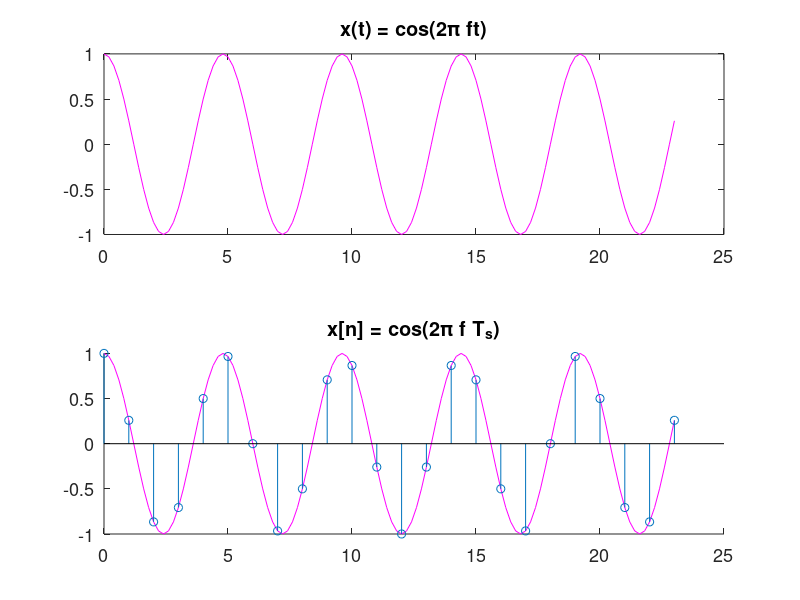
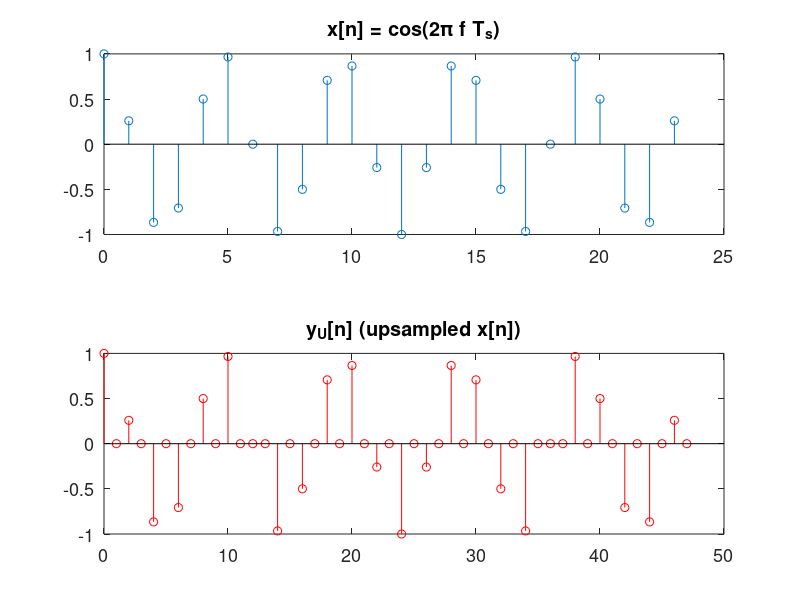
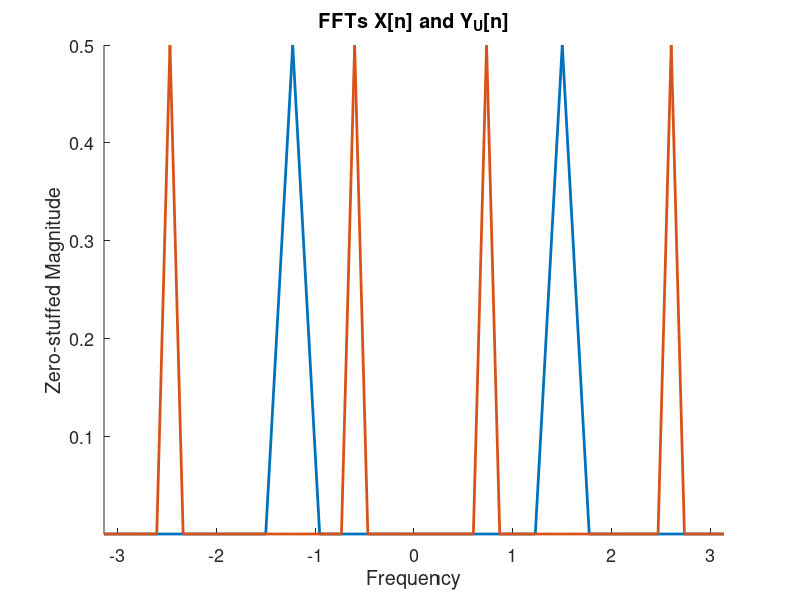
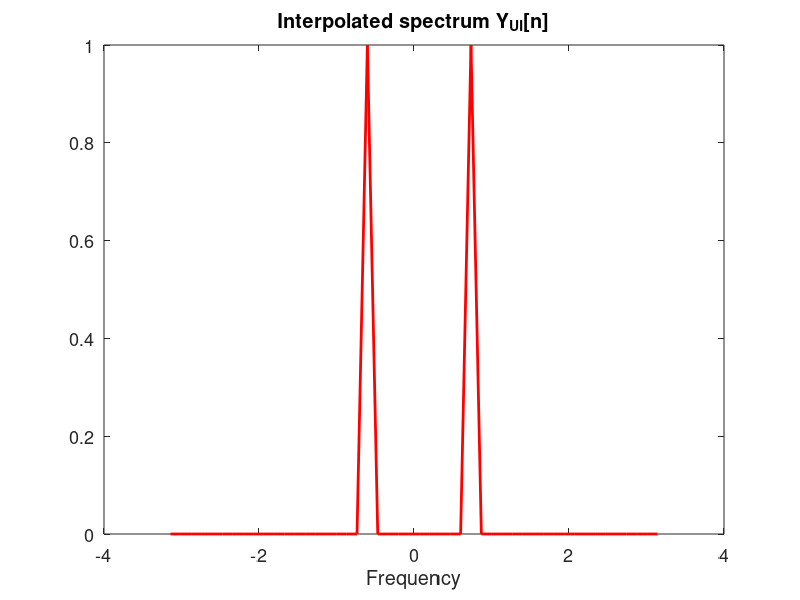

The MATLAB source for these figures, in order:
% file: e9_9_cosine_upsampled_interpolated_downsampled.m
% time and frequency spectra plots for cosine, upsampled-by-U, interpolated, and then downsampled by D     
% 500 Hz cos(1000 pi t) sampled at 2400 sample/sec --> 1000/2400 pi rad/sec = cos(0.4167pi n) 
% upsample by factor U (configurable)
% interpolate by lowpass filtering in frequency domain
% downsample by factor D (configurable)

clear; close all; set(0,'defaultAxesFontSize',13);
fpv = [0 300 400 200]; % position and size vector for figures
U = 2;                 % upsampling factor
D = 3;                 % downsampling factor
f = 500;               % cosine frequency
r = 2400;              % sample rate, samples/sec (Hz)
N = r/f                % number of sample points per cycle
scale=5; Nf = ceil(scale*N); % increase number of sample points (# cycles) for fft resolution improvement
nf = [0:Nf-1];      
x_n = cos(2*pi/N*nf);   % sampled signal

% plot continuous-time cosine overlaid with N samples/cycle
t = [0:0.2:Nf-1];      % higher resolution for continuous plot
x = cos(2*pi/N*t);
figure('position', fpv); subplot (2,1,1), plot(t,x,'m'), title('x(t) = cos(2\pi ft)'); 
subplot (2,1,2); hold on; plot(t,x,'m'); stem(nf,x_n),title('x[n] = cos(2\pi f T_s)'), hold off; 

temp = [x_n; zeros(U-1,length(x_n))]; y_n=temp(:)';  % y_n is x_n upsampled (zero-stuffed) by factor U
ny = length(y_n);

figure('position', fpv), subplot(2,1,1), stem(nf,x_n),title('x[n] = cos(2\pi f T_s)'), 
  subplot(2,1,2), stem([0:ny-1],y_n,'r'), title('y_U[n] (upsampled x[n])'); 
w = linspace(-pi,pi,Nf); wy = linspace(-pi,pi,ny);   % frequency omega range 

% calculate ffts (DFT)
fx = fft(x_n); fx = fftshift(fx);  % fftshift(): show plot with freq 0 in center
fy = fft(y_n); fy = fftshift(fy); 
% draw smooth plots of DFTs 
figure('position', fpv); hold on; axis tight, title('FFTs X[n] and Y_U[n]'),
 plot(w,abs(fx/Nf), 'LineWidth', 2),        % scale ffts by 1/Nf to get proper magnitude
 plot(wy,abs(fy/Nf),'LineWidth', 2),xlabel('Frequency'),ylabel('Zero-stuffed Magnitude'),hold off;

% interpolate via lowpass in freq domain (zero out fft frequency values > pi/U, scale remaining values by U)
zcount = ceil((length(fy) - length(fy)/U)/2);  % # of values to replace with zeros on each end 
fyLP = [zeros(1,zcount), U*fy(1+zcount: length(fy) - zcount), zeros(1,zcount)];

% draw smooth plots of DFTs 
figure('position', fpv);  axis tight; % hold on;
% plot(w,abs(fx/Nf), 'LineWidth', 2);     % re-plot X(e^jW) 
plot(wy,abs(fyLP/Nf), 'r', 'LineWidth', 2),xlabel('Frequency'), title('Interpolated spectrum Y_{UI}[n]')

% transform back to time domain y[n], and plot the interpolated signal
yi = ifft(fftshift(fyLP));
figure('position', fpv); stem([0:ny-1],real(yi),'r'), title('Interpolated signal y_{UI}[n]')

% downsample by factor D, and plot
yd = yi(1:D:length(yi));   nydvec = [0:length(yd)-1];
figure('position', fpv); stem(nydvec,real(yd),'m'), title('Downsampled signal y_D[n]')
% plot downsampled signal overlaid with continuous cosine to validate frequency
t = [0:0.1:length(yd)-1];
xyd = cos(2*pi*t*scale/length(yd));   
figure('position', fpv); hold on; plot(t,xyd,'b'), title('Downsampled y_D[n] and cos(2\pi *500t)'),
  stem(nydvec,real(yd),'m'); hold off; 

% get frequency spectrum of downsampled signal
fyd = fft(yd); fyd = fftshift(fyd); 
wyd = linspace(-pi,pi,length(fyd)); % frequency omega range 
figure('position', fpv),axis tight,plot(wyd,abs(fyd/length(fyd)),'r','LineWidth',2), 
  xlabel('Frequency'), title('Downsampled magnitude')
